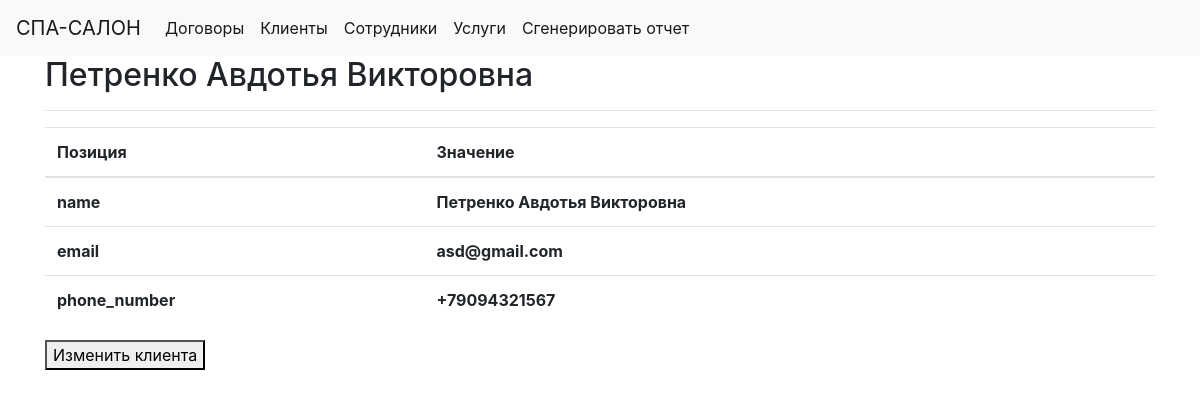
Screenshot of /client/1 with the database file from the repository.
### tables this page shows
CREATE TABLE 'clients' (
	'id' INTEGER PRIMARY KEY AUTOINCREMENT,
	'name' TEXT,
	'email' TEXT,
	'phone_number' TEXT
);

### app.py (the view)
@app.route('/client/<int:client_id>')
def client(client_id):
    client_id_db = get_client(client_id)
    return render_template('client.html', client=client_id_db)

### app.py (called while the page is built)
def get_db_connection():
    conn = sqlite3.connect('database.db')
    conn.row_factory = sqlite3.Row
    return conn

def get_client(client_id):
    conn = get_db_connection()
    client_id_db = conn.execute('SELECT * FROM clients WHERE id = ?',
                                (client_id,)).fetchone()
    conn.close()
    if client_id_db is None:
        abort(404)
    return client_id_db

### templates/client.html
{% extends 'base.html' %}
{% block content %}
    <h2>{% block title %} {{ client['name'] }} {% endblock %}</h2>
    <hr>
    <table class="table">
        <thead>
        <tr>
            <th scope="col">Позиция</th>
            <th scope="col">Значение</th>
        </tr>
        </thead>
        <tbody>
        {% for i in client.keys() %}
            {% if i != 'id' %}
                <tr>
                    <th scope="row">{{ i }}</th>
                    <th scope="row">{{ client[i] }}</th>
                </tr>
            {% endif %}
        {% endfor %}
        </tbody>
    </table>
    <a href="{{ url_for('update_client', client_id=client['id']) }}">
        <button>Изменить клиента</button>
    </a>
{% endblock %}

### rows the page displays
clients: name "Петренко Авдотья Викторовна", name "Петренко Авдотья Викторовна" "asd@gmail.com" "+79094321567"

### other values shown
{{ i }} "name" "email" "phone_number"
